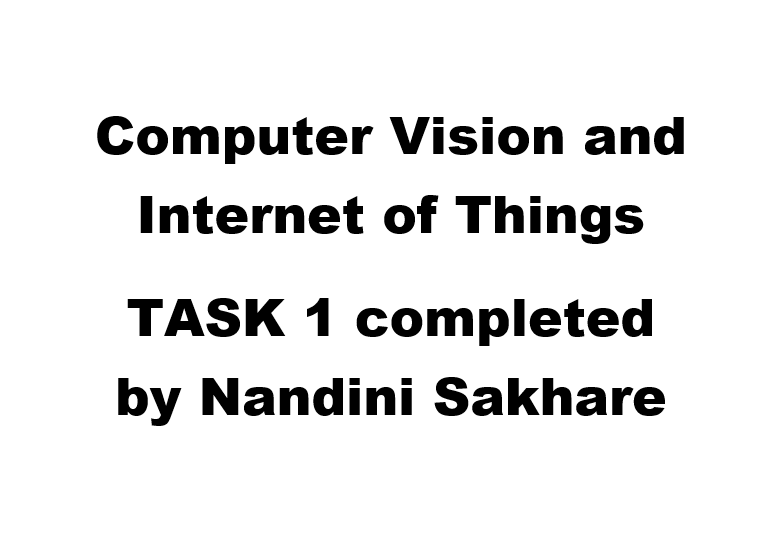
#> input picture testimg2.png, 781 x 558 px
$ python 'Source Code.py'
#> lines starting #> are read from the running program, lines starting #| are printed output that depends on the picture
import  cv2
import pytesseract

pytesseract.pytesseract.tesseract_cmd = 'D:\\PYCHARM\\Tesseract-OCR\\tesseract.exe'


img = cv2.imread('testimg2.png')
#> img is the input picture: shape (558, 781, 3); min 0, max 255, mean 232.1
img = cv2.cvtColor(img,cv2.COLOR_BGR2RGB)
print(img.shape)
#| (558, 781, 3)

### Resizing Image

img = cv2.resize(img,(600,600))
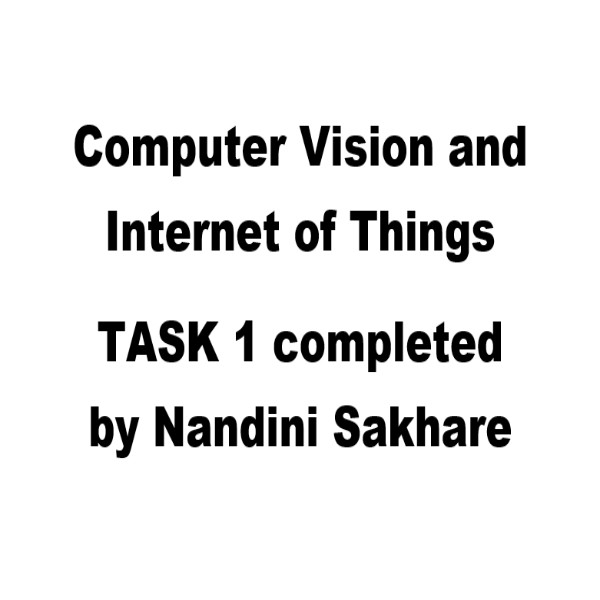
#> img: shape (600, 600, 3); min 0, max 255, mean 232.1
print(img.shape)
#| (600, 600, 3)
cv2.imshow('Original Image',img)
cv2.waitKey(0)

#> (the run stopped early here; a loop or call above may not have finished)
